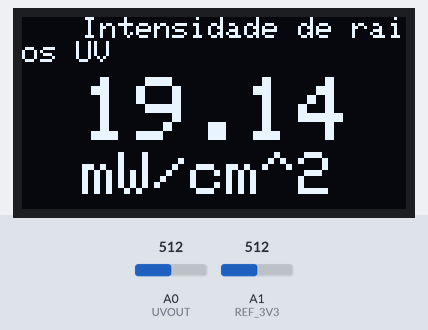
The sketch below on a simulated Arduino Uno, built with avr-gcc and run on an emulated ATmega328P. Shown: 128×64 one-colour display. Inputs (shaded band) come from the test bench; at power-on: A1 (REF_3V3) = 512, A0 (UVOUT) = 512. What the sketch prints to the serial monitor is not drawn.

Above: at 1.2 s.
1.3 s: A1 (REF_3V3) set to 0
At 2.2 s:
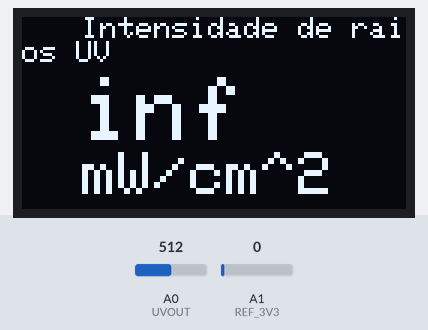
3.0 s: A0 (UVOUT) set to 0
At 3.6 s:
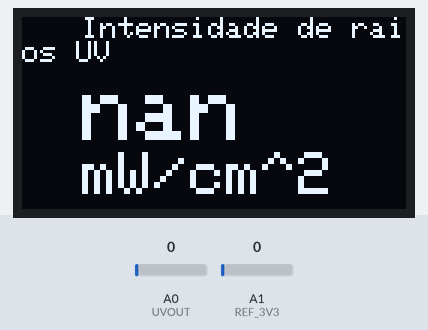
4.8 s: A1 (REF_3V3) set to 122
At 6.0 s:
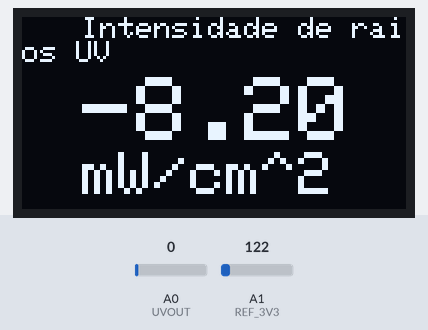
6.5 s: A0 (UVOUT) set to 306
At 8.0 s:
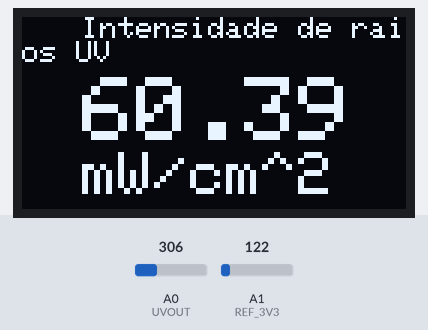
8.3 s: A0 (UVOUT) set to 511
At 9.6 s:
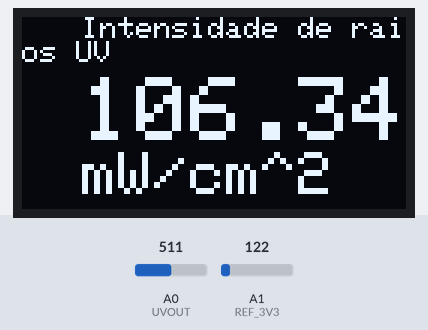
10.1 s: A1 (REF_3V3) set to 306
At 11.3 s:
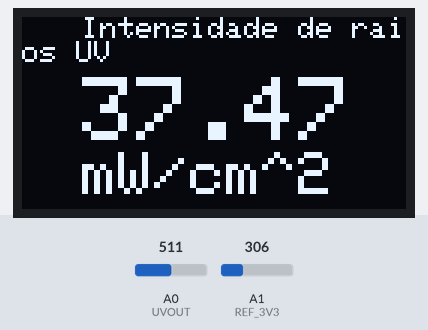
Timing chart, 0 to 12.9 s (numbered marks = the images above; inputs shaded):
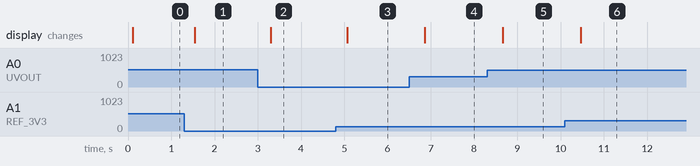

Measured:
- after the input at 1.3 s, the display: changes after 0.24 s (image 1)
- after the input at 3.0 s, the display: changes after 0.30 s (image 2)
- after the input at 4.8 s, the display: changes after 0.27 s (image 3)
- after the input at 6.5 s, the display: changes after 0.36 s (image 4)
- after the input at 8.3 s, the display: changes after 0.36 s (image 5)
- after the input at 10.1 s, the display: changes after 0.37 s (image 6)

The sketch:

Medidor_de_intensidade_de_raios_UV_ML8511_2.ino
```cpp
#include <SPI.h>
#include <Wire.h>
#include <Adafruit_GFX.h>
#include <Adafruit_SSD1306.h>

int UVOUT = A0; //Saída do sensor
int REF_3V3 = A1; //Alimentação de 3,3V na placa Arduino

#define OLED_RESET 4
Adafruit_SSD1306 display(OLED_RESET);

void setup()
{
  Serial.begin(9600);
  pinMode(UVOUT, INPUT);
  pinMode(REF_3V3, INPUT);
  display.begin(SSD1306_SWITCHCAPVCC, 0x3C); //inicializar com o addr I2C 0x3C (128x64)
  display.clearDisplay();
  Serial.println("ML8511 example");
}

void loop()
{
  int uvLevel = averageAnalogRead(UVOUT);
  int refLevel = averageAnalogRead(REF_3V3);

  //Use o pino de alimentação de 3,3 V como referência para obter um valor de saída muito preciso do sensor
  float outputVoltage = 3.3 / refLevel * uvLevel;
  //Converta a voltagem para um nível de intensidade de UV
  float uvIntensity = mapfloat(outputVoltage, 0.99, 2.8, 0.0, 15.0);

  Serial.print("resultado: ");
  Serial.print(refLevel);
  Serial.print("Saída ML8511: ");
  Serial.print(uvLevel);
  Serial.print(" / Tensão ML8511: ");
  Serial.print(outputVoltage);

  Serial.print(" / Intensidade UV (mW/cm^2): ");
  Serial.print(uvIntensity);
  Serial.println();

  display.setCursor(20,0);  //você está em exibição
  display.setTextSize(1);
  display.setTextColor(WHITE);
  display.println("Intensidade de raios UV");
  display.setCursor(20,20);  //você está em exibição
  display.setTextSize(3);
  display.setTextColor(WHITE);
  display.println(uvIntensity);
  display.setCursor(20,45);  //você está em exibição
  display.setTextSize(2);
  display.setTextColor(WHITE);
  display.println("mW/cm^2");
  display.display();

  delay(300);
  display.clearDisplay();
}

// Faz uma média de leituras em um determinado pino
// Retorna a média
int averageAnalogRead(int pinToRead)
{
  byte numberOfReadings = 8;
  unsigned int runningValue = 0;
  for(int x = 0 ; x < numberOfReadings ; x++) runningValue += analogRead(pinToRead);
  runningValue /= numberOfReadings;
  return(runningValue);
}
float mapfloat(float x, float in_min, float in_max, float out_min, float out_max)
{
  return (x - in_min) * (out_max - out_min) / (in_max - in_min) + out_min;
}
```
